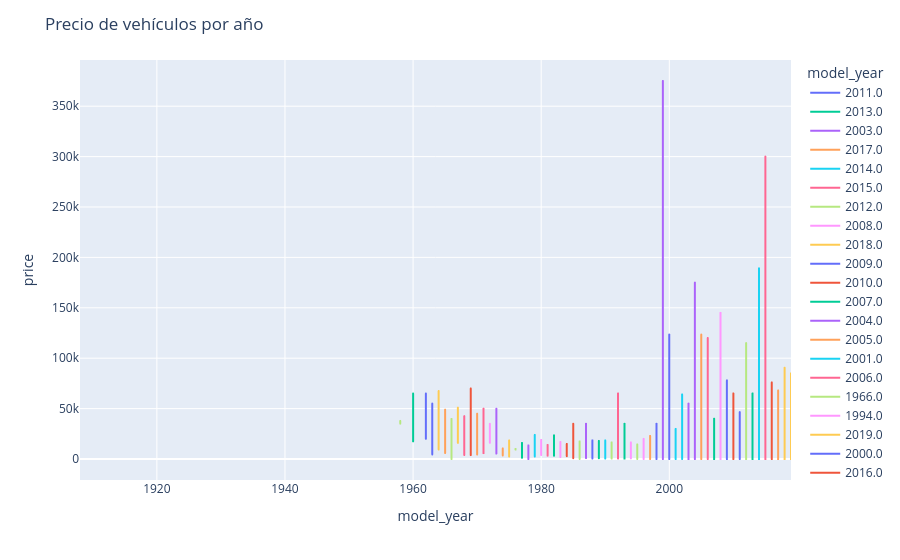

The notebook cell saved with this chart:
### Code cell
fig = px.line(car_data, x="model_year", y="price", color="model_year")
fig.update_layout(title='Precio de vehículos por año')
fig.show()

### Figure 1 — Plotly figure (JSON) as saved in the notebook; plotly's stock layout.template omitted (floating-point values rounded to 4 significant figures; data arrays with more than 128 entries replaced by an {"elided": "..."} marker saying what was removed)
{"data": [{"hovertemplate": "model_year=%{x}<br>price=%{y}<extra></extra>", "legendgroup": "2011.0", "line": {"color": "#636efa", "dash": "solid"}, "marker": {"symbol": "circle"}, "mode": "lines", "name": "2011.0", "showlegend": true, "type": "scattergl", "x": {"elided": "3375 float values"}, "xaxis": "x", "y": {"elided": "3375 int values"}, "yaxis": "y"}, {"hovertemplate": "model_year=%{x}<br>price=%{y}<extra></extra>", "legendgroup": "2013.0", "line": {"color": "#00cc96", "dash": "solid"}, "marker": {"symbol": "circle"}, "mode": "lines", "name": "2013.0", "showlegend": true, "type": "scattergl", "x": {"elided": "3549 float values"}, "xaxis": "x", "y": {"elided": "3549 int values"}, "yaxis": "y"}, {"hovertemplate": "model_year=%{x}<br>price=%{y}<extra></extra>", "legendgroup": "2003.0", "line": {"color": "#ab63fa", "dash": "solid"}, "marker": {"symbol": "circle"}, "mode": "lines", "name": "2003.0", "showlegend": true, "type": "scattergl", "x": {"elided": "1437 float values"}, "xaxis": "x", "y": {"elided": "1437 int values"}, "yaxis": "y"}, {"hovertemplate": "model_year=%{x}<br>price=%{y}<extra></extra>", "legendgroup": "2017.0", "line": {"color": "#FFA15A", "dash": "solid"}, "marker": {"symbol": "circle"}, "mode": "lines", "name": "2017.0", "showlegend": true, "type": "scattergl", "x": {"elided": "2419 float values"}, "xaxis": "x", "y": {"elided": "2419 int values"}, "yaxis": "y"}, {"hovertemplate": "model_year=%{x}<br>price=%{y}<extra></extra>", "legendgroup": "2014.0", "line": {"color": "#19d3f3", "dash": "solid"}, "marker": {"symbol": "circle"}, "mode": "lines", "name": "2014.0", "showlegend": true, "type": "scattergl", "x": {"elided": "3448 float values"}, "xaxis": "x", "y": {"elided": "3448 int values"}, "yaxis": "y"}, {"hovertemplate": "model_year=%{x}<br>price=%{y}<extra></extra>", "legendgroup": "2015.0", "line": {"color": "#FF6692", "dash": "solid"}, "marker": {"symbol": "circle"}, "mode": "lines", "name": "2015.0", "showlegend": true, "type": "scattergl", "x": {"elided": "3323 float values"}, "xaxis": "x", "y": {"elided": "3323 int values"}, "yaxis": "y"}, {"hovertemplate": "model_year=%{x}<br>price=%{y}<extra></extra>", "legendgroup": "2012.0", "line": {"color": "#B6E880", "dash": "solid"}, "marker": {"symbol": "circle"}, "mode": "lines", "name": "2012.0", "showlegend": true, "type": "scattergl", "x": {"elided": "3468 float values"}, "xaxis": "x", "y": {"elided": "3468 int values"}, "yaxis": "y"}, {"hovertemplate": "model_year=%{x}<br>price=%{y}<extra></extra>", "legendgroup": "2008.0", "line": {"color": "#FF97FF", "dash": "solid"}, "marker": {"symbol": "circle"}, "mode": "lines", "name": "2008.0", "showlegend": true, "type": "scattergl", "x": {"elided": "2924 float values"}, "xaxis": "x", "y": {"elided": "2924 int values"}, "yaxis": "y"}, {"hovertemplate": "model_year=%{x}<br>price=%{y}<extra></extra>", "legendgroup": "2018.0", "line": {"color": "#FECB52", "dash": "solid"}, "marker": {"symbol": "circle"}, "mode": "lines", "name": "2018.0", "showlegend": true, "type": "scattergl", "x": {"elided": "2193 float values"}, "xaxis": "x", "y": {"elided": "2193 int values"}, "yaxis": "y"}, {"hovertemplate": "model_year=%{x}<br>price=%{y}<extra></extra>", "legendgroup": "2009.0", "line": {"color": "#636efa", "dash": "solid"}, "marker": {"symbol": "circle"}, "mode": "lines", "name": "2009.0", "showlegend": true, "type": "scattergl", "x": {"elided": "2079 float values"}, "xaxis": "x", "y": {"elided": "2079 int values"}, "yaxis": "y"}, {"hovertemplate": "model_year=%{x}<br>price=%{y}<extra></extra>", "legendgroup": "2010.0", "line": {"color": "#EF553B", "dash": "solid"}, "marker": {"symbol": "circle"}, "mode": "lines", "name": "2010.0", "showlegend": true, "type": "scattergl", "x": {"elided": "2691 float values"}, "xaxis": "x", "y": {"elided": "2691 int values"}, "yaxis": "y"}, {"hovertemplate": "model_year=%{x}<br>price=%{y}<extra></extra>", "legendgroup": "2007.0", "line": {"color": "#00cc96", "dash": "solid"}, "marker": {"symbol": "circle"}, "mode": "lines", "name": "2007.0", "showlegend": true, "type": "scattergl", "x": {"elided": "2643 float values"}, "xaxis": "x", "y": {"elided": "2643 int values"}, "yaxis": "y"}, {"hovertemplate": "model_year=%{x}<br>price=%{y}<extra></extra>", "legendgroup": "2004.0", "line": {"color": "#ab63fa", "dash": "solid"}, "marker": {"symbol": "circle"}, "mode": "lines", "name": "2004.0", "showlegend": true, "type": "scattergl", "x": {"elided": "1722 float values"}, "xaxis": "x", "y": {"elided": "1722 int values"}, "yaxis": "y"}, {"hovertemplate": "model_year=%{x}<br>price=%{y}<extra></extra>", "legendgroup": "2005.0", "line": {"color": "#FFA15A", "dash": "solid"}, "marker": {"symbol": "circle"}, "mode": "lines", "name": "2005.0", "showlegend": true, "type": "scattergl", "x": {"elided": "2025 float values"}, "xaxis": "x", "y": {"elided": "2025 int values"}, "yaxis": "y"}, {"hovertemplate": "model_year=%{x}<br>price=%{y}<extra></extra>", "legendgroup": "2001.0", "line": {"color": "#19d3f3", "dash": "solid"}, "marker": {"symbol": "circle"}, "mode": "lines", "name": "2001.0", "showlegend": true, "type": "scattergl", "x": {"elided": "845 float values"}, "xaxis": "x", "y": {"elided": "845 int values"}, "yaxis": "y"}, {"hovertemplate": "model_year=%{x}<br>price=%{y}<extra></extra>", "legendgroup": "2006.0", "line": {"color": "#FF6692", "dash": "solid"}, "marker": {"symbol": "circle"}, "mode": "lines", "name": "2006.0", "showlegend": true, "type": "scattergl", "x": {"elided": "2234 float values"}, "xaxis": "x", "y": {"elided": "2234 int values"}, "yaxis": "y"}, {"hovertemplate": "model_year=%{x}<br>price=%{y}<extra></extra>", "legendgroup": "1966.0", "line": {"color": "#B6E880", "dash": "solid"}, "marker": {"symbol": "circle"}, "mode": "lines", "name": "1966.0", "showlegend": true, "type": "scattergl", "x": [1966.0, 1966.0, 1966.0, 1966.0, 1966.0, 1966.0, 1966.0, 1966.0, 1966.0, 1966.0, 1966.0, 1966.0, 1966.0, 1966.0, 1966.0, 1966.0, 1966.0, 1966.0, 1966.0, 1966.0, 1966.0, 1966.0, 1966.0], "xaxis": "x", "y": [30000, 39700, 10500, 12500, 18500, 26000, 7900, 19500, 23000, 19000, 19500, 27000, 21500, 16000, 11500, 17500, 18000, 6500, 9500, 1, 21975, 18000, 6500], "yaxis": "y"}, {"hovertemplate": "model_year=%{x}<br>price=%{y}<extra></extra>", "legendgroup": "1994.0", "line": {"color": "#FF97FF", "dash": "solid"}, "marker": {"symbol": "circle"}, "mode": "lines", "name": "1994.0", "showlegend": true, "type": "scattergl", "x": [1994.0, 1994.0, 1994.0, 1994.0, 1994.0, 1994.0, 1994.0, 1994.0, 1994.0, 1994.0, 1994.0, 1994.0, 1994.0, 1994.0, 1994.0, 1994.0, 1994.0, 1994.0, 1994.0, 1994.0, 1994.0, 1994.0, 1994.0, 1994.0, 1994.0, 1994.0, 1994.0, 1994.0, 1994.0, 1994.0, 1994.0, 1994.0, 1994.0, 1994.0, 1994.0, 1994.0, 1994.0, 1994.0, 1994.0, 1994.0, 1994.0, 1994.0, 1994.0, 1994.0, 1994.0, 1994.0, 1994.0, 1994.0, 1994.0, 1994.0, 1994.0, 1994.0, 1994.0, 1994.0, 1994.0, 1994.0, 1994.0, 1994.0, 1994.0, 1994.0, 1994.0, 1994.0, 1994.0, 1994.0, 1994.0, 1994.0, 1994.0, 1994.0, 1994.0, 1994.0, 1994.0, 1994.0, 1994.0, 1994.0, 1994.0, 1994.0, 1994.0, 1994.0, 1994.0, 1994.0, 1994.0, 1994.0, 1994.0, 1994.0, 1994.0, 1994.0, 1994.0, 1994.0, 1994.0, 1994.0, 1994.0, 1994.0, 1994.0, 1994.0, 1994.0, 1994.0, 1994.0, 1994.0, 1994.0, 1994.0, 1994.0, 1994.0, 1994.0, 1994.0, 1994.0, 1994.0, 1994.0, 1994.0, 1994.0, 1994.0, 1994.0, 1994.0, 1994.0, 1994.0, 1994.0, 1994.0, 1994.0, 1994.0], "xaxis": "x", "y": [1900, 2000, 10500, 1500, 1500, 4500, 10500, 4500, 1200, 2450, 1950, 1900, 5000, 2100, 3000, 3850, 9400, 4500, 7500, 900, 7200, 8400, 10370, 10370, 5400, 3500, 12000, 1700, 3000, 7000, 4000, 4400, 3000, 2750, 2300, 3000, 2800, 10995, 1200, 7000, 2100, 2500, 1200, 2000, 4500, 5999, 4500, 3200, 16500, 1800, 5500, 5495, 9000, 2995, 7900, 1200, 5000, 2800, 3500, 9400, 6995, 7995, 6500, 1100, 6000, 4350, 1100, 2500, 5900, 5000, 4500, 2000, 12500, 3500, 12500, 7995, 4500, 3000, 6995, 12000, 6995, 7995, 4995, 2495, 3500, 5000, 4995, 5900, 1500, 3000, 2950, 10500, 6200, 3500, 8000, 1000, 2600, 600, 800, 4999, 2000, 2500, 5200, 3150, 1600, 1000, 2200, 2500, 1500, 10500, 4600, 3500, 1500, 1000, 6995, 5500, 4000, 3000], "yaxis": "y"}, {"hovertemplate": "model_year=%{x}<br>price=%{y}<extra></extra>", "legendgroup": "2019.0", "line": {"color": "#FECB52", "dash": "solid"}, "marker": {"symbol": "circle"}, "mode": "lines", "name": "2019.0", "showlegend": true, "type": "scattergl", "x": {"elided": "380 float values"}, "xaxis": "x", "y": {"elided": "380 int values"}, "yaxis": "y"}, {"hovertemplate": "model_year=%{x}<br>price=%{y}<extra></extra>", "legendgroup": "2000.0", "line": {"color": "#636efa", "dash": "solid"}, "marker": {"symbol": "circle"}, "mode": "lines", "name": "2000.0", "showlegend": true, "type": "scattergl", "x": {"elided": "709 float values"}, "xaxis": "x", "y": {"elided": "709 int values"}, "yaxis": "y"}, {"hovertemplate": "model_year=%{x}<br>price=%{y}<extra></extra>", "legendgroup": "2016.0", "line": {"color": "#EF553B", "dash": "solid"}, "marker": {"symbol": "circle"}, "mode": "lines", "name": "2016.0", "showlegend": true, "type": "scattergl", "x": {"elided": "2954 float values"}, "xaxis": "x", "y": {"elided": "2954 int values"}, "yaxis": "y"}, {"hovertemplate": "model_year=%{x}<br>price=%{y}<extra></extra>", "legendgroup": "1993.0", "line": {"color": "#00cc96", "dash": "solid"}, "marker": {"symbol": "circle"}, "mode": "lines", "name": "1993.0", "showlegend": true, "type": "scattergl", "x": [1993.0, 1993.0, 1993.0, 1993.0, 1993.0, 1993.0, 1993.0, 1993.0, 1993.0, 1993.0, 1993.0, 1993.0, 1993.0, 1993.0, 1993.0, 1993.0, 1993.0, 1993.0, 1993.0, 1993.0, 1993.0, 1993.0, 1993.0, 1993.0, 1993.0, 1993.0, 1993.0, 1993.0, 1993.0, 1993.0, 1993.0, 1993.0, 1993.0, 1993.0, 1993.0, 1993.0, 1993.0, 1993.0, 1993.0, 1993.0, 1993.0, 1993.0, 1993.0, 1993.0, 1993.0, 1993.0, 1993.0, 1993.0, 1993.0, 1993.0, 1993.0, 1993.0, 1993.0, 1993.0, 1993.0, 1993.0, 1993.0, 1993.0, 1993.0, 1993.0, 1993.0, 1993.0, 1993.0, 1993.0, 1993.0, 1993.0, 1993.0, 1993.0, 1993.0, 1993.0, 1993.0, 1993.0, 1993.0, 1993.0, 1993.0, 1993.0, 1993.0, 1993.0, 1993.0, 1993.0, 1993.0, 1993.0, 1993.0, 1993.0, 1993.0, 1993.0, 1993.0, 1993.0, 1993.0, 1993.0, 1993.0, 1993.0, 1993.0, 1993.0, 1993.0, 1993.0, 1993.0, 1993.0, 1993.0, 1993.0, 1993.0, 1993.0, 1993.0, 1993.0, 1993.0, 1993.0, 1993.0, 1993.0], "xaxis": "x", "y": [2000, 6900, 5000, 1200, 400, 2000, 4250, 3950, 3750, 6250, 3000, 5995, 3250, 2475, 4000, 2250, 5888, 8000, 1400, 1800, 6800, 17000, 3500, 5500, 5500, 4200, 7500, 3200, 4499, 4000, 2200, 3495, 800, 2395, 13000, 11500, 3500, 3000, 1200, 2200, 2200, 3100, 2300, 2500, 35000, 5800, 11000, 4000, 3200, 1500, 1000, 4500, 3800, 1500, 3800, 1650, 1200, 500, 5995, 22500, 1250, 1800, 6500, 6570, 2700, 500, 2300, 6200, 2788, 5995, 1000, 10900, 5200, 650, 1005, 4000, 500, 1200, 2850, 4500, 2000, 6000, 1800, 14500, 8000, 750, 500, 800, 5000, 5000, 19500, 3500, 10990, 2200, 1600, 5600, 1450, 5200, 5000, 15000, 8250, 1500, 1990, 5000, 2500, 3500, 2500, 2000], "yaxis": "y"}, {"hovertemplate": "model_year=%{x}<br>price=%{y}<extra></extra>", "legendgroup": "1999.0", "line": {"color": "#ab63fa", "dash": "solid"}, "marker": {"symbol": "circle"}, "mode": "lines", "name": "1999.0", "showlegend": true, "type": "scattergl", "x": {"elided": "546 float values"}, "xaxis": "x", "y": {"elided": "546 int values"}, "yaxis": "y"}, {"hovertemplate": "model_year=%{x}<br>price=%{y}<extra></extra>", "legendgroup": "1997.0", "line": {"color": "#FFA15A", "dash": "solid"}, "marker": {"symbol": "circle"}, "mode": "lines", "name": "1997.0", "showlegend": true, "type": "scattergl", "x": {"elided": "327 float values"}, "xaxis": "x", "y": {"elided": "327 int values"}, "yaxis": "y"}, {"hovertemplate": "model_year=%{x}<br>price=%{y}<extra></extra>", "legendgroup": "2002.0", "line": {"color": "#19d3f3", "dash": "solid"}, "marker": {"symbol": "circle"}, "mode": "lines", "name": "2002.0", "showlegend": true, "type": "scattergl", "x": {"elided": "1037 float values"}, "xaxis": "x", "y": {"elided": "1037 int values"}, "yaxis": "y"}, {"hovertemplate": "model_year=%{x}<br>price=%{y}<extra></extra>", "legendgroup": "1981.0", "line": {"color": "#FF6692", "dash": "solid"}, "marker": {"symbol": "circle"}, "mode": "lines", "name": "1981.0", "showlegend": true, "type": "scattergl", "x": [1981.0, 1981.0, 1981.0, 1981.0, 1981.0, 1981.0, 1981.0, 1981.0, 1981.0, 1981.0], "xaxis": "x", "y": [5500, 11900, 4100, 8500, 14000, 11900, 5500, 3250, 6500, 5800], "yaxis": "y"}, {"hovertemplate": "model_year=%{x}<br>price=%{y}<extra></extra>", "legendgroup": "1995.0", "line": {"color": "#B6E880", "dash": "solid"}, "marker": {"symbol": "circle"}, "mode": "lines", "name": "1995.0", "showlegend": true, "type": "scattergl", "x": {"elided": "184 float values"}, "xaxis": "x", "y": {"elided": "184 int values"}, "yaxis": "y"}, {"hovertemplate": "model_year=%{x}<br>price=%{y}<extra></extra>", "legendgroup": "1996.0", "line": {"color": "#FF97FF", "dash": "solid"}, "marker": {"symbol": "circle"}, "mode": "lines", "name": "1996.0", "showlegend": true, "type": "scattergl", "x": {"elided": "189 float values"}, "xaxis": "x", "y": {"elided": "189 int values"}, "yaxis": "y"}, {"hovertemplate": "model_year=%{x}<br>price=%{y}<extra></extra>", "legendgroup": "1975.0", "line": {"color": "#FECB52", "dash": "solid"}, "marker": {"symbol": "circle"}, "mode": "lines", "name": "1975.0", "showlegend": true, "type": "scattergl", "x": [1975.0, 1975.0, 1975.0, 1975.0, 1975.0, 1975.0, 1975.0], "xaxis": "x", "y": [16600, 18400, 9200, 11750, 5000, 2500, 15500], "yaxis": "y"}, {"hovertemplate": "model_year=%{x}<br>price=%{y}<extra></extra>", "legendgroup": "1998.0", "line": {"color": "#636efa", "dash": "solid"}, "marker": {"symbol": "circle"}, "mode": "lines", "name": "1998.0", "showlegend": true, "type": "scattergl", "x": {"elided": "378 float values"}, "xaxis": "x", "y": {"elided": "378 int values"}, "yaxis": "y"}, {"hovertemplate": "model_year=%{x}<br>price=%{y}<extra></extra>", "legendgroup": "1985.0", "line": {"color": "#EF553B", "dash": "solid"}, "marker": {"symbol": "circle"}, "mode": "lines", "name": "1985.0", "showlegend": true, "type": "scattergl", "x": [1985.0, 1985.0, 1985.0, 1985.0, 1985.0, 1985.0, 1985.0, 1985.0, 1985.0, 1985.0, 1985.0, 1985.0, 1985.0, 1985.0, 1985.0, 1985.0, 1985.0, 1985.0], "xaxis": "x", "y": [13900, 16750, 2500, 7900, 4500, 34999, 3500, 2200, 6500, 5000, 8000, 750, 5500, 4500, 6000, 5950, 6000, 2200], "yaxis": "y"}, {"hovertemplate": "model_year=%{x}<br>price=%{y}<extra></extra>", "legendgroup": "1977.0", "line": {"color": "#00cc96", "dash": "solid"}, "marker": {"symbol": "circle"}, "mode": "lines", "name": "1977.0", "showlegend": true, "type": "scattergl", "x": [1977.0, 1977.0, 1977.0, 1977.0, 1977.0, 1977.0, 1977.0, 1977.0, 1977.0, 1977.0, 1977.0, 1977.0, 1977.0], "xaxis": "x", "y": [10500, 3900, 12000, 2200, 1200, 9000, 8500, 7500, 3900, 15895, 4500, 7000, 7500], "yaxis": "y"}, {"hovertemplate": "model_year=%{x}<br>price=%{y}<extra></extra>", "legendgroup": "1987.0", "line": {"color": "#ab63fa", "dash": "solid"}, "marker": {"symbol": "circle"}, "mode": "lines", "name": "1987.0", "showlegend": true, "type": "scattergl", "x": [1987.0, 1987.0, 1987.0, 1987.0, 1987.0, 1987.0, 1987.0, 1987.0, 1987.0, 1987.0, 1987.0, 1987.0, 1987.0, 1987.0, 1987.0, 1987.0, 1987.0, 1987.0, 1987.0, 1987.0, 1987.0, 1987.0, 1987.0, 1987.0, 1987.0, 1987.0, 1987.0, 1987.0, 1987.0, 1987.0, 1987.0], "xaxis": "x", "y": [2500, 12000, 5000, 35000, 950, 2500, 18000, 9850, 9999, 18000, 7500, 6900, 5500, 9500, 7000, 5875, 3500, 2495, 9500, 7000, 2900, 5500, 7500, 1800, 10000, 3000, 5000, 12900, 5000, 2800, 2800], "yaxis": "y"}, {"hovertemplate": "model_year=%{x}<br>price=%{y}<extra></extra>", "legendgroup": "1974.0", "line": {"color": "#FFA15A", "dash": "solid"}, "marker": {"symbol": "circle"}, "mode": "lines", "name": "1974.0", "showlegend": true, "type": "scattergl", "x": [1974.0, 1974.0, 1974.0, 1974.0], "xaxis": "x", "y": [3500, 10500, 4950, 4500], "yaxis": "y"}, {"hovertemplate": "model_year=%{x}<br>price=%{y}<extra></extra>", "legendgroup": "1990.0", "line": {"color": "#19d3f3", "dash": "solid"}, "marker": {"symbol": "circle"}, "mode": "lines", "name": "1990.0", "showlegend": true, "type": "scattergl", "x": [1990.0, 1990.0, 1990.0, 1990.0, 1990.0, 1990.0, 1990.0, 1990.0, 1990.0, 1990.0, 1990.0, 1990.0, 1990.0, 1990.0, 1990.0, 1990.0, 1990.0, 1990.0, 1990.0, 1990.0, 1990.0, 1990.0, 1990.0, 1990.0, 1990.0, 1990.0, 1990.0, 1990.0, 1990.0, 1990.0, 1990.0, 1990.0, 1990.0, 1990.0, 1990.0, 1990.0, 1990.0, 1990.0, 1990.0, 1990.0, 1990.0, 1990.0, 1990.0, 1990.0, 1990.0, 1990.0, 1990.0, 1990.0, 1990.0, 1990.0, 1990.0, 1990.0, 1990.0, 1990.0, 1990.0, 1990.0, 1990.0, 1990.0], "xaxis": "x", "y": [5000, 4000, 1700, 2650, 2800, 11000, 5500, 6000, 11500, 8000, 4495, 5800, 5000, 6000, 7500, 4500, 3000, 6900, 1950, 14750, 7900, 6950, 17500, 575, 3800, 2500, 2500, 1900, 5995, 1300, 3800, 8500, 3200, 5000, 7600, 2500, 5900, 500, 1300, 1900, 2250, 8500, 6950, 3000, 6500, 10500, 12900, 4000, 12900, 2500, 18500, 2000, 9995, 8500, 6500, 1500, 7000, 5500], "yaxis": "y"}, {"hovertemplate": "model_year=%{x}<br>price=%{y}<extra></extra>", "legendgroup": "1992.0", "line": {"color": "#FF6692", "dash": "solid"}, "marker": {"symbol": "circle"}, "mode": "lines", "name": "1992.0", "showlegend": true, "type": "scattergl", "x": [1992.0, 1992.0, 1992.0, 1992.0, 1992.0, 1992.0, 1992.0, 1992.0, 1992.0, 1992.0, 1992.0, 1992.0, 1992.0, 1992.0, 1992.0, 1992.0, 1992.0, 1992.0, 1992.0, 1992.0, 1992.0, 1992.0, 1992.0, 1992.0, 1992.0, 1992.0, 1992.0, 1992.0, 1992.0, 1992.0, 1992.0, 1992.0, 1992.0, 1992.0, 1992.0, 1992.0, 1992.0, 1992.0, 1992.0, 1992.0, 1992.0, 1992.0, 1992.0, 1992.0, 1992.0, 1992.0, 1992.0, 1992.0, 1992.0, 1992.0, 1992.0, 1992.0, 1992.0, 1992.0, 1992.0, 1992.0, 1992.0], "xaxis": "x", "y": [1800, 1000, 2500, 2995, 3995, 1500, 4400, 8600, 5000, 4500, 4750, 1500, 4998, 6500, 64999, 7600, 5000, 7700, 1500, 7000, 4995, 4500, 5200, 4450, 3400, 2887, 2887, 8000, 9000, 8500, 11900, 3000, 3500, 500, 800, 800, 2950, 800, 2995, 3995, 3500, 1500, 2995, 6000, 4200, 12995, 1100, 3500, 1900, 3200, 2500, 3850, 6500, 6900, 3250, 7700, 3900], "yaxis": "y"}, {"hovertemplate": "model_year=%{x}<br>price=%{y}<extra></extra>", "legendgroup": "1991.0", "line": {"color": "#B6E880", "dash": "solid"}, "marker": {"symbol": "circle"}, "mode": "lines", "name": "1991.0", "showlegend": true, "type": "scattergl", "x": [1991.0, 1991.0, 1991.0, 1991.0, 1991.0, 1991.0, 1991.0, 1991.0, 1991.0, 1991.0, 1991.0, 1991.0, 1991.0, 1991.0, 1991.0, 1991.0, 1991.0, 1991.0, 1991.0, 1991.0, 1991.0, 1991.0, 1991.0, 1991.0, 1991.0, 1991.0, 1991.0, 1991.0, 1991.0, 1991.0, 1991.0, 1991.0, 1991.0, 1991.0, 1991.0, 1991.0, 1991.0, 1991.0, 1991.0, 1991.0, 1991.0, 1991.0, 1991.0, 1991.0, 1991.0, 1991.0, 1991.0, 1991.0, 1991.0, 1991.0, 1991.0], "xaxis": "x", "y": [2250, 1700, 8999, 7995, 16499, 3200, 1850, 1850, 1850, 4900, 400, 3800, 5500, 8950, 6800, 1850, 950, 1400, 8200, 3500, 2000, 1995, 9500, 2500, 1995, 5800, 5500, 2600, 7800, 2500, 3500, 7995, 3500, 2500, 4500, 11900, 10000, 6000, 5695, 900, 3000, 3800, 3000, 2000, 4200, 2500, 3750, 10000, 6000, 6000, 1695], "yaxis": "y"}, {"hovertemplate": "model_year=%{x}<br>price=%{y}<extra></extra>", "legendgroup": "1972.0", "line": {"color": "#FF97FF", "dash": "solid"}, "marker": {"symbol": "circle"}, "mode": "lines", "name": "1972.0", "showlegend": true, "type": "scattergl", "x": [1972.0, 1972.0, 1972.0, 1972.0, 1972.0], "xaxis": "x", "y": [16000, 19400, 28000, 34900, 35000], "yaxis": "y"}, {"hovertemplate": "model_year=%{x}<br>price=%{y}<extra></extra>", "legendgroup": "1967.0", "line": {"color": "#FECB52", "dash": "solid"}, "marker": {"symbol": "circle"}, "mode": "lines", "name": "1967.0", "showlegend": true, "type": "scattergl", "x": [1967.0, 1967.0, 1967.0, 1967.0, 1967.0, 1967.0, 1967.0], "xaxis": "x", "y": [51000, 32900, 16000, 24995, 21000, 18500, 21000], "yaxis": "y"}, {"hovertemplate": "model_year=%{x}<br>price=%{y}<extra></extra>", "legendgroup": "1988.0", "line": {"color": "#636efa", "dash": "solid"}, "marker": {"symbol": "circle"}, "mode": "lines", "name": "1988.0", "showlegend": true, "type": "scattergl", "x": [1988.0, 1988.0, 1988.0, 1988.0, 1988.0, 1988.0, 1988.0, 1988.0, 1988.0, 1988.0, 1988.0, 1988.0, 1988.0, 1988.0, 1988.0, 1988.0, 1988.0, 1988.0, 1988.0, 1988.0, 1988.0, 1988.0, 1988.0, 1988.0, 1988.0, 1988.0, 1988.0, 1988.0, 1988.0, 1988.0, 1988.0, 1988.0, 1988.0, 1988.0, 1988.0, 1988.0, 1988.0, 1988.0, 1988.0, 1988.0], "xaxis": "x", "y": [3500, 11500, 2200, 6500, 1200, 6900, 8900, 2500, 1800, 13500, 3800, 8990, 6500, 3000, 2500, 3200, 3900, 8990, 4500, 12500, 1290, 700, 5000, 2000, 11000, 18500, 5000, 7500, 1450, 500, 3000, 6000, 12000, 4500, 5995, 700, 5900, 6000, 1975, 3900], "yaxis": "y"}, {"hovertemplate": "model_year=%{x}<br>price=%{y}<extra></extra>", "legendgroup": "1969.0", "line": {"color": "#EF553B", "dash": "solid"}, "marker": {"symbol": "circle"}, "mode": "lines", "name": "1969.0", "showlegend": true, "type": "scattergl", "x": [1969.0, 1969.0, 1969.0, 1969.0, 1969.0, 1969.0, 1969.0, 1969.0, 1969.0, 1969.0], "xaxis": "x", "y": [30000, 47000, 3800, 60000, 49000, 44900, 36000, 21500, 69900, 40000], "yaxis": "y"}, {"hovertemplate": "model_year=%{x}<br>price=%{y}<extra></extra>", "legendgroup": "1989.0", "line": {"color": "#00cc96", "dash": "solid"}, "marker": {"symbol": "circle"}, "mode": "lines", "name": "1989.0", "showlegend": true, "type": "scattergl", "x": [1989.0, 1989.0, 1989.0, 1989.0, 1989.0, 1989.0, 1989.0, 1989.0, 1989.0, 1989.0, 1989.0, 1989.0, 1989.0, 1989.0, 1989.0, 1989.0, 1989.0, 1989.0, 1989.0, 1989.0, 1989.0, 1989.0, 1989.0, 1989.0, 1989.0, 1989.0, 1989.0, 1989.0, 1989.0, 1989.0, 1989.0, 1989.0, 1989.0, 1989.0, 1989.0, 1989.0, 1989.0, 1989.0, 1989.0, 1989.0, 1989.0, 1989.0, 1989.0, 1989.0, 1989.0, 1989.0, 1989.0, 1989.0, 1989.0, 1989.0, 1989.0, 1989.0, 1989.0, 1989.0, 1989.0, 1989.0, 1989.0, 1989.0], "xaxis": "x", "y": [3450, 2000, 2500, 3450, 5900, 8750, 9500, 6500, 700, 2900, 4750, 4000, 10999, 5200, 7999, 6900, 7700, 3200, 4000, 5600, 7500, 2500, 6500, 4000, 2200, 4999, 10000, 1500, 10500, 1300, 1600, 6500, 1500, 1200, 5000, 1800, 6500, 3950, 9851, 10000, 3500, 6500, 9851, 8500, 3200, 8500, 7900, 8900, 3000, 4999, 4000, 8995, 18000, 7995, 9500, 14900, 5900, 2800], "yaxis": "y"}, {"hovertemplate": "model_year=%{x}<br>price=%{y}<extra></extra>", "legendgroup": "1978.0", "line": {"color": "#ab63fa", "dash": "solid"}, "marker": {"symbol": "circle"}, "mode": "lines", "name": "1978.0", "showlegend": true, "type": "scattergl", "x": [1978.0, 1978.0, 1978.0, 1978.0, 1978.0, 1978.0, 1978.0, 1978.0, 1978.0, 1978.0, 1978.0, 1978.0, 1978.0, 1978.0, 1978.0], "xaxis": "x", "y": [2500, 11900, 1, 11500, 13500, 1, 11999, 11999, 2300, 7500, 5000, 8500, 10950, 1650, 5250], "yaxis": "y"}, {"hovertemplate": "model_year=%{x}<br>price=%{y}<extra></extra>", "legendgroup": "1965.0", "line": {"color": "#FFA15A", "dash": "solid"}, "marker": {"symbol": "circle"}, "mode": "lines", "name": "1965.0", "showlegend": true, "type": "scattergl", "x": [1965.0, 1965.0, 1965.0, 1965.0, 1965.0, 1965.0, 1965.0, 1965.0, 1965.0, 1965.0], "xaxis": "x", "y": [49000, 24250, 15900, 31000, 6000, 7000, 15900, 13995, 32500, 22500], "yaxis": "y"}, {"hovertemplate": "model_year=%{x}<br>price=%{y}<extra></extra>", "legendgroup": "1979.0", "line": {"color": "#19d3f3", "dash": "solid"}, "marker": {"symbol": "circle"}, "mode": "lines", "name": "1979.0", "showlegend": true, "type": "scattergl", "x": [1979.0, 1979.0, 1979.0, 1979.0, 1979.0, 1979.0, 1979.0, 1979.0, 1979.0, 1979.0, 1979.0, 1979.0, 1979.0, 1979.0, 1979.0, 1979.0, 1979.0, 1979.0, 1979.0], "xaxis": "x", "y": [3600, 9700, 18500, 19000, 24000, 11500, 22500, 6500, 2500, 5500, 6900, 5000, 11800, 16900, 12500, 6850, 16500, 14500, 4300], "yaxis": "y"}, {"hovertemplate": "model_year=%{x}<br>price=%{y}<extra></extra>", "legendgroup": "1968.0", "line": {"color": "#FF6692", "dash": "solid"}, "marker": {"symbol": "circle"}, "mode": "lines", "name": "1968.0", "showlegend": true, "type": "scattergl", "x": [1968.0, 1968.0, 1968.0, 1968.0, 1968.0, 1968.0, 1968.0, 1968.0, 1968.0, 1968.0, 1968.0, 1968.0, 1968.0, 1968.0, 1968.0, 1968.0], "xaxis": "x", "y": [5500, 26000, 4000, 32500, 8500, 42500, 9500, 32500, 12500, 21500, 28995, 6250, 20000, 28995, 17500, 29900], "yaxis": "y"}, {"hovertemplate": "model_year=%{x}<br>price=%{y}<extra></extra>", "legendgroup": "1986.0", "line": {"color": "#B6E880", "dash": "solid"}, "marker": {"symbol": "circle"}, "mode": "lines", "name": "1986.0", "showlegend": true, "type": "scattergl", "x": [1986.0, 1986.0, 1986.0, 1986.0, 1986.0, 1986.0, 1986.0, 1986.0, 1986.0, 1986.0, 1986.0, 1986.0, 1986.0, 1986.0, 1986.0, 1986.0, 1986.0, 1986.0, 1986.0, 1986.0, 1986.0, 1986.0, 1986.0, 1986.0, 1986.0, 1986.0, 1986.0, 1986.0, 1986.0, 1986.0, 1986.0, 1986.0, 1986.0, 1986.0, 1986.0, 1986.0, 1986.0, 1986.0, 1986.0], "xaxis": "x", "y": [11800, 1900, 7995, 2750, 8500, 3000, 3400, 3500, 15900, 17500, 750, 8500, 1234, 6000, 700, 8500, 2800, 6600, 3000, 10000, 3999, 3999, 9995, 3999, 1700, 1000, 8700, 5000, 1950, 7000, 5200, 5000, 2800, 7500, 2500, 10900, 6995, 5000, 1], "yaxis": "y"}, {"hovertemplate": "model_year=%{x}<br>price=%{y}<extra></extra>", "legendgroup": "1980.0", "line": {"color": "#FF97FF", "dash": "solid"}, "marker": {"symbol": "circle"}, "mode": "lines", "name": "1980.0", "showlegend": true, "type": "scattergl", "x": [1980.0, 1980.0, 1980.0, 1980.0, 1980.0, 1980.0, 1980.0, 1980.0, 1980.0, 1980.0, 1980.0, 1980.0], "xaxis": "x", "y": [16500, 18000, 4000, 18900, 14500, 14500, 18900, 16900, 7900, 6800, 12500, 11500], "yaxis": "y"}, {"hovertemplate": "model_year=%{x}<br>price=%{y}<extra></extra>", "legendgroup": "1964.0", "line": {"color": "#FECB52", "dash": "solid"}, "marker": {"symbol": "circle"}, "mode": "lines", "name": "1964.0", "showlegend": true, "type": "scattergl", "x": [1964.0, 1964.0, 1964.0, 1964.0, 1964.0, 1964.0, 1964.0], "xaxis": "x", "y": [67500, 27000, 59900, 25000, 21000, 32000, 9400], "yaxis": "y"}, {"hovertemplate": "model_year=%{x}<br>price=%{y}<extra></extra>", "legendgroup": "1963.0", "line": {"color": "#636efa", "dash": "solid"}, "marker": {"symbol": "circle"}, "mode": "lines", "name": "1963.0", "showlegend": true, "type": "scattergl", "x": [1963.0, 1963.0, 1963.0], "xaxis": "x", "y": [25000, 55000, 4500], "yaxis": "y"}, {"hovertemplate": "model_year=%{x}<br>price=%{y}<extra></extra>", "legendgroup": "1984.0", "line": {"color": "#EF553B", "dash": "solid"}, "marker": {"symbol": "circle"}, "mode": "lines", "name": "1984.0", "showlegend": true, "type": "scattergl", "x": [1984.0, 1984.0, 1984.0, 1984.0, 1984.0, 1984.0, 1984.0, 1984.0, 1984.0, 1984.0, 1984.0, 1984.0, 1984.0, 1984.0, 1984.0, 1984.0, 1984.0, 1984.0, 1984.0, 1984.0], "xaxis": "x", "y": [6999, 5800, 8500, 4995, 4900, 6999, 7800, 3999, 5500, 3500, 6500, 2750, 4000, 6999, 3999, 6000, 15000, 3500, 3800, 6500], "yaxis": "y"}, {"hovertemplate": "model_year=%{x}<br>price=%{y}<extra></extra>", "legendgroup": "1982.0", "line": {"color": "#00cc96", "dash": "solid"}, "marker": {"symbol": "circle"}, "mode": "lines", "name": "1982.0", "showlegend": true, "type": "scattergl", "x": [1982.0, 1982.0, 1982.0, 1982.0, 1982.0, 1982.0, 1982.0, 1982.0, 1982.0], "xaxis": "x", "y": [16500, 9000, 18995, 11500, 23500, 3250, 13500, 12000, 13500], "yaxis": "y"}, {"hovertemplate": "model_year=%{x}<br>price=%{y}<extra></extra>", "legendgroup": "1973.0", "line": {"color": "#ab63fa", "dash": "solid"}, "marker": {"symbol": "circle"}, "mode": "lines", "name": "1973.0", "showlegend": true, "type": "scattergl", "x": [1973.0, 1973.0, 1973.0, 1973.0, 1973.0, 1973.0, 1973.0, 1973.0, 1973.0, 1973.0, 1973.0, 1973.0, 1973.0, 1973.0, 1973.0], "xaxis": "x", "y": [10000, 18995, 8500, 20000, 24500, 49900, 18000, 13500, 5500, 12999, 14000, 12500, 5500, 12000, 49900], "yaxis": "y"}, {"hovertemplate": "model_year=%{x}<br>price=%{y}<extra></extra>", "legendgroup": "1970.0", "line": {"color": "#FFA15A", "dash": "solid"}, "marker": {"symbol": "circle"}, "mode": "lines", "name": "1970.0", "showlegend": true, "type": "scattergl", "x": [1970.0, 1970.0, 1970.0, 1970.0, 1970.0, 1970.0, 1970.0, 1970.0, 1970.0, 1970.0], "xaxis": "x", "y": [45000, 39500, 24900, 25500, 33000, 40000, 4500, 26000, 16900, 20500], "yaxis": "y"}, {"hovertemplate": "model_year=%{x}<br>price=%{y}<extra></extra>", "legendgroup": "1955.0", "line": {"color": "#19d3f3", "dash": "solid"}, "marker": {"symbol": "circle"}, "mode": "lines", "name": "1955.0", "showlegend": true, "type": "scattergl", "x": [1955.0], "xaxis": "x", "y": [23900], "yaxis": "y"}, {"hovertemplate": "model_year=%{x}<br>price=%{y}<extra></extra>", "legendgroup": "1971.0", "line": {"color": "#FF6692", "dash": "solid"}, "marker": {"symbol": "circle"}, "mode": "lines", "name": "1971.0", "showlegend": true, "type": "scattergl", "x": [1971.0, 1971.0, 1971.0, 1971.0, 1971.0, 1971.0, 1971.0], "xaxis": "x", "y": [49995, 16000, 12000, 25000, 45900, 5800, 18500], "yaxis": "y"}, {"hovertemplate": "model_year=%{x}<br>price=%{y}<extra></extra>", "legendgroup": "1976.0", "line": {"color": "#B6E880", "dash": "solid"}, "marker": {"symbol": "circle"}, "mode": "lines", "name": "1976.0", "showlegend": true, "type": "scattergl", "x": [1976.0, 1976.0, 1976.0], "xaxis": "x", "y": [9300, 10000, 9999], "yaxis": "y"}, {"hovertemplate": "model_year=%{x}<br>price=%{y}<extra></extra>", "legendgroup": "1983.0", "line": {"color": "#FF97FF", "dash": "solid"}, "marker": {"symbol": "circle"}, "mode": "lines", "name": "1983.0", "showlegend": true, "type": "scattergl", "x": [1983.0, 1983.0, 1983.0, 1983.0, 1983.0, 1983.0, 1983.0], "xaxis": "x", "y": [7850, 2000, 16900, 6000, 4000, 8500, 4000], "yaxis": "y"}, {"hovertemplate": "model_year=%{x}<br>price=%{y}<extra></extra>", "legendgroup": "1954.0", "line": {"color": "#FECB52", "dash": "solid"}, "marker": {"symbol": "circle"}, "mode": "lines", "name": "1954.0", "showlegend": true, "type": "scattergl", "x": [1954.0], "xaxis": "x", "y": [15000], "yaxis": "y"}, {"hovertemplate": "model_year=%{x}<br>price=%{y}<extra></extra>", "legendgroup": "1962.0", "line": {"color": "#636efa", "dash": "solid"}, "marker": {"symbol": "circle"}, "mode": "lines", "name": "1962.0", "showlegend": true, "type": "scattergl", "x": [1962.0, 1962.0, 1962.0], "xaxis": "x", "y": [20000, 49750, 64990], "yaxis": "y"}, {"hovertemplate": "model_year=%{x}<br>price=%{y}<extra></extra>", "legendgroup": "1948.0", "line": {"color": "#EF553B", "dash": "solid"}, "marker": {"symbol": "circle"}, "mode": "lines", "name": "1948.0", "showlegend": true, "type": "scattergl", "x": [1948.0], "xaxis": "x", "y": [21000], "yaxis": "y"}, {"hovertemplate": "model_year=%{x}<br>price=%{y}<extra></extra>", "legendgroup": "1960.0", "line": {"color": "#00cc96", "dash": "solid"}, "marker": {"symbol": "circle"}, "mode": "lines", "name": "1960.0", "showlegend": true, "type": "scattergl", "x": [1960.0, 1960.0, 1960.0], "xaxis": "x", "y": [65000, 17500, 20000], "yaxis": "y"}, {"hovertemplate": "model_year=%{x}<br>price=%{y}<extra></extra>", "legendgroup": "1908.0", "line": {"color": "#ab63fa", "dash": "solid"}, "marker": {"symbol": "circle"}, "mode": "lines", "name": "1908.0", "showlegend": true, "type": "scattergl", "x": [1908.0, 1908.0], "xaxis": "x", "y": [12995, 12995], "yaxis": "y"}, {"hovertemplate": "model_year=%{x}<br>price=%{y}<extra></extra>", "legendgroup": "1961.0", "line": {"color": "#FFA15A", "dash": "solid"}, "marker": {"symbol": "circle"}, "mode": "lines", "name": "1961.0", "showlegend": true, "type": "scattergl", "x": [1961.0], "xaxis": "x", "y": [5500], "yaxis": "y"}, {"hovertemplate": "model_year=%{x}<br>price=%{y}<extra></extra>", "legendgroup": "1936.0", "line": {"color": "#19d3f3", "dash": "solid"}, "marker": {"symbol": "circle"}, "mode": "lines", "name": "1936.0", "showlegend": true, "type": "scattergl", "x": [1936.0], "xaxis": "x", "y": [5000], "yaxis": "y"}, {"hovertemplate": "model_year=%{x}<br>price=%{y}<extra></extra>", "legendgroup": "1949.0", "line": {"color": "#FF6692", "dash": "solid"}, "marker": {"symbol": "circle"}, "mode": "lines", "name": "1949.0", "showlegend": true, "type": "scattergl", "x": [1949.0], "xaxis": "x", "y": [44900], "yaxis": "y"}, {"hovertemplate": "model_year=%{x}<br>price=%{y}<extra></extra>", "legendgroup": "1958.0", "line": {"color": "#B6E880", "dash": "solid"}, "marker": {"symbol": "circle"}, "mode": "lines", "name": "1958.0", "showlegend": true, "type": "scattergl", "x": [1958.0, 1958.0], "xaxis": "x", "y": [35000, 37900], "yaxis": "y"}, {"hovertemplate": "model_year=%{x}<br>price=%{y}<extra></extra>", "legendgroup": "1929.0", "line": {"color": "#FF97FF", "dash": "solid"}, "marker": {"symbol": "circle"}, "mode": "lines", "name": "1929.0", "showlegend": true, "type": "scattergl", "x": [1929.0], "xaxis": "x", "y": [18000], "yaxis": "y"}], "layout": {"legend": {"title": {"text": "model_year"}, "tracegroupgap": 0}, "margin": {"t": 60}, "title": {"text": "Precio de vehículos por año"}, "xaxis": {"anchor": "y", "categoryarray": [2011, null, 2013, 2003, 2017, 2014, 2015, 2012, 2008, 2018, 2009, 2010, 2007, 2004, 2005, 2001, 2006, 1966, 1994, 2019, 2000, 2016, 1993, 1999, 1997, 2002, 1981, 1995, 1996, 1975, 1998, 1985, 1977, 1987, 1974, 1990, 1992, 1991, 1972, 1967, 1988, 1969, 1989, 1978, 1965, 1979, 1968, 1986, 1980, 1964, 1963, 1984, 1982, 1973, 1970, 1955, 1971, 1976, 1983, 1954, 1962, 1948, 1960, 1908, 1961, 1936, 1949, 1958, 1929], "categoryorder": "array", "domain": [0, 1], "title": {"text": "model_year"}}, "yaxis": {"anchor": "x", "domain": [0, 1], "title": {"text": "price"}}}}
